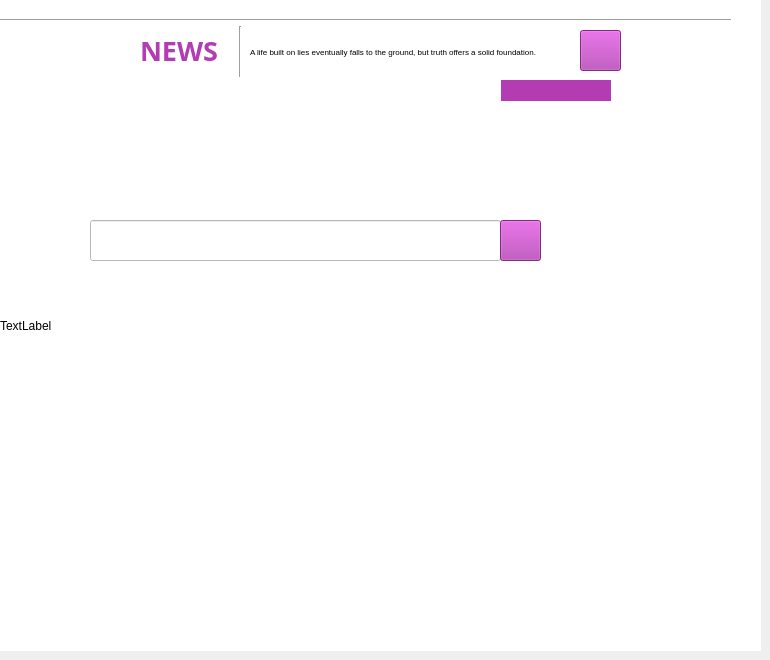
    <widget class="QWidget" name="page_6">
     <widget class="QLabel" name="label_44">
      <property name="geometry">
       <rect>
        <x>140</x>
        <y>20</y>
        <width>151</width>
        <height>41</height>
       </rect>
      </property>
      <property name="font">
       <font>
        <family>Rockwell Extra Bold</family>
        <pointsize>20</pointsize>
        <bold>true</bold>
       </font>
      </property>
      <property name="styleSheet">
       <string notr="true">color: rgb(0, 0, 127);</string>
      </property>
      <property name="text">
       <string>NEWS</string>
      </property>
     </widget>
     <widget class="QLabel" name="label_45">
      <property name="geometry">
       <rect>
        <x>10</x>
        <y>30</y>
        <width>121</width>
        <height>41</height>
       </rect>
      </property>
      <property name="font">
       <font>
        <family>Rockwell Extra Bold</family>
        <pointsize>20</pointsize>
        <bold>true</bold>
       </font>
      </property>
      <property name="styleSheet">
       <string notr="true">color: rgb(255, 255, 255);</string>
      </property>
      <property name="text">
       <string>WORLD</string>
      </property>
     </widget>
     <widget class="Line" name="line_11">
      <property name="geometry">
       <rect>
        <x>-30</x>
        <y>10</y>
        <width>761</width>
        <height>21</height>
       </rect>
      </property>
      <property name="orientation">
       <enum>Qt::Orientation::Horizontal</enum>
      </property>
     </widget>
     <widget class="QLabel" name="label_46">
      <property name="geometry">
       <rect>
        <x>0</x>
        <y>0</y>
        <width>761</width>
        <height>651</height>
       </rect>
      </property>
      <property name="styleSheet">
       <string notr="true">background-color: rgb(255, 255, 255);</string>
      </property>
      <property name="text">
       <string>TextLabel</string>
      </property>
     </widget>
     <widget class="QPushButton" name="homepage_2">
      <property name="geometry">
       <rect>
        <x>580</x>
        <y>30</y>
        <width>41</width>
        <height>41</height>
       </rect>
      </property>
      <property name="styleSheet">
       <string notr="true">background-color: rgb(179, 60, 179);</string>
      </property>
      <property name="text">
       <string/>
      </property>
     </widget>
     <widget class="QLineEdit" name="lineEdit_2">
      <property name="geometry">
       <rect>
        <x>90</x>
        <y>220</y>
        <width>411</width>
        <height>41</height>
       </rect>
      </property>
      <property name="font">
       <font>
        <family>Sans Serif Collection</family>
        <pointsize>11</pointsize>
        <bold>false</bold>
       </font>
      </property>
      <property name="cursor">
       <cursorShape>IBeamCursor</cursorShape>
      </property>
      <property name="mouseTracking">
       <bool>true</bool>
      </property>
      <property name="styleSheet">
       <string notr="true">background-color: rgb(255, 255, 255);
color: rgb(94, 94, 94);

</string>
      </property>
      <property name="text">
       <string/>
      </property>
      <property name="echoMode">
       <enum>QLineEdit::EchoMode::Normal</enum>
      </property>
     </widget>
     <widget class="QLabel" name="label_47">
      <property name="geometry">
       <rect>
        <x>500</x>
        <y>80</y>
        <width>111</width>
        <height>21</height>
       </rect>
      </property>
      <property name="styleSheet">
       <string notr="true">background-color: rgb(179, 60, 179);</string>
      </property>
      <property name="text">
       <string/>
      </property>
     </widget>
     <widget class="Line" name="line_12">
      <property name="geometry">
       <rect>
        <x>230</x>
        <y>26</y>
        <width>21</width>
        <height>51</height>
       </rect>
      </property>
      <property name="orientation">
       <enum>Qt::Orientation::Vertical</enum>
      </property>
     </widget>
     <widget class="QLabel" name="label_48">
      <property name="geometry">
       <rect>
        <x>140</x>
        <y>30</y>
        <width>91</width>
        <height>41</height>
       </rect>
      </property>
      <property name="font">
       <font>
        <family>Rockwell Extra Bold</family>
        <pointsize>20</pointsize>
        <bold>true</bold>
       </font>
      </property>
      <property name="styleSheet">
       <string notr="true">color: rgb(179, 60, 179);</string>
      </property>
      <property name="text">
       <string>NEWS</string>
      </property>
     </widget>
     <widget class="QPushButton" name="search_3">
      <property name="geometry">
       <rect>
        <x>500</x>
        <y>220</y>
        <width>41</width>
        <height>41</height>
       </rect>
      </property>
      <property name="styleSheet">
       <string notr="true">background-color: rgb(179, 60, 179);</string>
      </property>
      <property name="text">
       <string/>
      </property>
     </widget>
     <widget class="QLabel" name="label_49">
      <property name="geometry">
       <rect>
        <x>-20</x>
        <y>80</y>
        <width>521</width>
        <height>21</height>
       </rect>
      </property>
      <property name="styleSheet">
       <string notr="true">background-color: rgb(255, 255, 255);</string>
      </property>
      <property name="text">
       <string/>
      </property>
     </widget>
     <widget class="QLabel" name="label_50">
      <property name="geometry">
       <rect>
        <x>250</x>
        <y>42</y>
        <width>331</width>
        <height>20</height>
       </rect>
      </property>
      <property name="font">
       <font>
        <pointsize>6</pointsize>
       </font>
      </property>
      <property name="text">
       <string>A life built on lies eventually falls to the ground, but truth offers a solid foundation.</string>
      </property>
     </widget>
     <zorder>label_44</zorder>
     <zorder>label_46</zorder>
     <zorder>homepage_2</zorder>
     <zorder>lineEdit_2</zorder>
     <zorder>label_47</zorder>
     <zorder>line_12</zorder>
     <zorder>label_48</zorder>
     <zorder>search_3</zorder>
     <zorder>label_49</zorder>
     <zorder>label_45</zorder>
     <zorder>line_11</zorder>
     <zorder>label_50</zorder>
    </widget>
